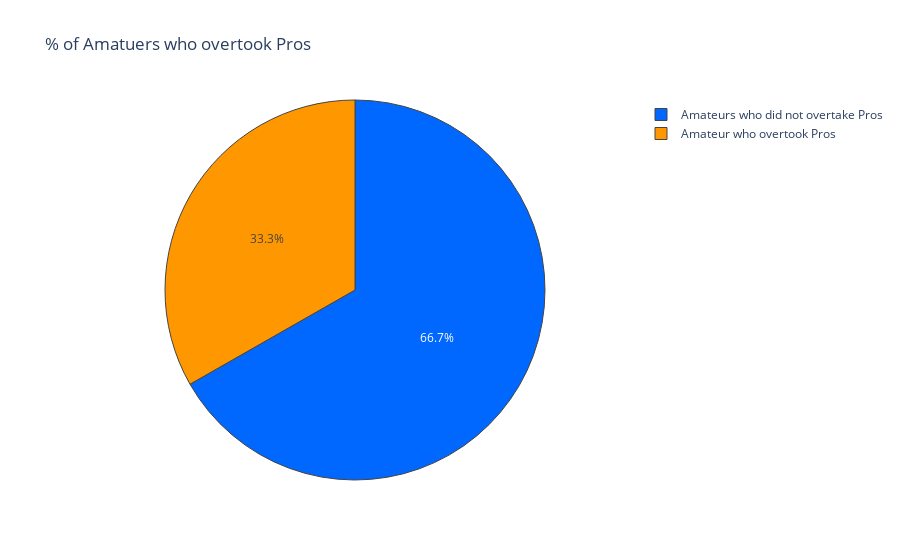

This figure's notebook cell:
### Code cell
# create template
pieOvertaker = PieTemplate(
    ["Amateur who overtook Pros", "Amateurs who did not overtake Pros"],
    [amateurOvertakeCount, amateurTotalCount - amateurOvertakeCount],
    ["#FF9800", "#0067FF"],
)

# use template in pieMaker
pieOvertakerFig = pieMaker([pieOvertaker], "% of Amatuers who overtook Pros")

iplot(pieOvertakerFig)

### Figure 1 — Plotly figure (JSON) as saved in the notebook; plotly's stock layout.template omitted (floating-point values rounded to 4 significant figures)
{"data": [{"domain": {"x": [0, 1], "y": [0, 1]}, "hoverinfo": "label+value", "labels": ["Amateur who overtook Pros", "Amateurs who did not overtake Pros"], "marker": {"colors": ["#FF9800", "#0067FF"], "line": {"width": 1}}, "type": "pie", "values": [69461, 139406]}], "layout": {"title": {"text": "% of Amatuers who overtook Pros"}}}
